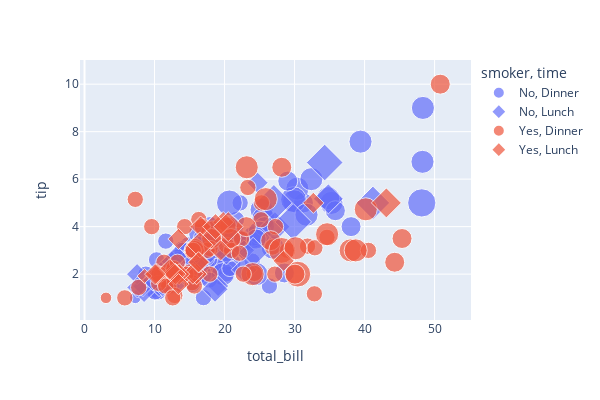

Source (notebook cell):
### Code cell
# plotly scatterplot의 color, size, symbol 인자 동시 사용
df = sns.load_dataset('tips')

fig = px.scatter(
    data_frame=df, x='total_bill', y='tip',
    color='smoker', size='size', symbol='time',
    width=600, height=400,
)
fig.show()

### Figure 1 — Plotly figure (JSON) as saved in the notebook; plotly's stock layout.template omitted (floating-point values rounded to 4 significant figures)
{"data": [{"hovertemplate": "smoker=No<br>time=Dinner<br>total_bill=%{x}<br>tip=%{y}<br>size=%{marker.size}<extra></extra>", "legendgroup": "No, Dinner", "marker": {"color": "#636efa", "size": [2, 3, 3, 2, 4, 4, 2, 4, 2, 2, 2, 4, 2, 4, 2, 2, 3, 3, 3, 3, 2, 2, 2, 4, 2, 4, 2, 2, 2, 2, 2, 4, 2, 4, 2, 3, 3, 3, 3, 3, 3, 2, 2, 2, 4, 2, 2, 4, 3, 2, 2, 2, 4, 2, 4, 2, 2, 4, 3, 3, 2, 2, 2, 3, 2, 2, 2, 2, 2, 2, 2, 2, 1, 3, 2, 3, 2, 4, 2, 2, 3, 4, 4, 5, 6, 4, 2, 4, 4, 2, 3, 2, 3, 2, 4, 5, 4, 4, 2, 2, 2, 2, 3, 3, 2, 2], "sizemode": "area", "sizeref": 0.015, "symbol": "circle"}, "mode": "markers", "name": "No, Dinner", "orientation": "v", "showlegend": true, "type": "scatter", "x": [16.99, 10.34, 21.01, 23.68, 24.59, 25.29, 8.77, 26.88, 15.04, 14.78, 10.27, 35.26, 15.42, 18.43, 14.83, 21.58, 10.33, 16.29, 16.97, 20.65, 17.92, 20.29, 15.77, 39.42, 19.82, 17.81, 13.37, 12.69, 21.7, 19.65, 9.55, 18.35, 15.06, 20.69, 17.78, 24.06, 16.31, 16.93, 18.69, 31.27, 16.04, 17.46, 13.94, 9.68, 30.4, 18.29, 22.23, 32.4, 28.55, 18.04, 12.54, 10.29, 34.81, 9.94, 25.56, 19.49, 26.41, 48.27, 17.59, 20.08, 16.45, 20.23, 12.02, 17.07, 14.73, 10.51, 22.49, 22.75, 12.46, 20.92, 18.24, 14, 7.25, 38.07, 23.95, 25.71, 17.31, 29.93, 14.07, 13.13, 17.26, 24.55, 19.77, 29.85, 48.17, 25, 13.39, 16.49, 21.5, 12.66, 16.21, 13.81, 24.52, 20.76, 31.71, 20.69, 48.33, 20.45, 13.28, 11.61, 10.77, 10.07, 35.83, 29.03, 17.82, 18.78], "xaxis": "x", "y": [1.01, 1.66, 3.5, 3.31, 3.61, 4.71, 2, 3.12, 1.96, 3.23, 1.71, 5, 1.57, 3, 3.02, 3.92, 1.67, 3.71, 3.5, 3.35, 4.08, 2.75, 2.23, 7.58, 3.18, 2.34, 2, 2, 4.3, 3, 1.45, 2.5, 3, 2.45, 3.27, 3.6, 2, 3.07, 2.31, 5, 2.24, 2.54, 3.06, 1.32, 5.6, 3, 5, 6, 2.05, 3, 2.5, 2.6, 5.2, 1.56, 4.34, 3.51, 1.5, 6.73, 2.64, 3.15, 2.47, 2.01, 1.97, 3, 2.2, 1.25, 3.5, 3.25, 1.5, 4.08, 3.76, 3, 1, 4, 2.55, 4, 3.5, 5.07, 2.5, 2, 2.74, 2, 2, 5.14, 5, 3.75, 2.61, 2, 3.5, 2.5, 2, 2, 3.48, 2.24, 4.5, 5, 9, 3, 2.72, 3.39, 1.47, 1.25, 4.67, 5.92, 1.75, 3], "yaxis": "y"}, {"hovertemplate": "smoker=No<br>time=Lunch<br>total_bill=%{x}<br>tip=%{y}<br>size=%{marker.size}<extra></extra>", "legendgroup": "No, Lunch", "marker": {"color": "#636efa", "size": [4, 2, 2, 2, 1, 2, 4, 2, 2, 2, 2, 2, 2, 4, 2, 2, 2, 2, 2, 6, 2, 2, 2, 3, 2, 2, 2, 2, 2, 2, 2, 2, 2, 2, 6, 5, 6, 2, 2, 3, 2, 2, 2, 2, 3], "sizemode": "area", "sizeref": 0.015, "symbol": "diamond"}, "mode": "markers", "name": "No, Lunch", "orientation": "v", "showlegend": true, "type": "scatter", "x": [27.2, 22.76, 17.29, 16.66, 10.07, 15.98, 34.83, 13.03, 18.28, 24.71, 21.16, 10.65, 12.43, 24.08, 11.69, 13.42, 14.26, 15.95, 12.48, 29.8, 8.52, 14.52, 11.38, 22.82, 19.08, 20.27, 11.17, 12.26, 18.26, 8.51, 10.33, 14.15, 13.16, 17.47, 34.3, 41.19, 27.05, 16.43, 8.35, 18.64, 11.87, 9.78, 7.51, 7.56, 15.98], "xaxis": "x", "y": [4, 3, 2.71, 3.4, 1.83, 2.03, 5.17, 2, 4, 5.85, 3, 1.5, 1.8, 2.92, 2.31, 1.68, 2.5, 2, 2.52, 4.2, 1.48, 2, 2, 2.18, 1.5, 2.83, 1.5, 2, 3.25, 1.25, 2, 2, 2.75, 3.5, 6.7, 5, 5, 2.3, 1.5, 1.36, 1.63, 1.73, 2, 1.44, 3], "yaxis": "y"}, {"hovertemplate": "smoker=Yes<br>time=Dinner<br>total_bill=%{x}<br>tip=%{y}<br>size=%{marker.size}<extra></extra>", "legendgroup": "Yes, Dinner", "marker": {"color": "#EF553B", "size": [4, 2, 2, 2, 2, 4, 1, 2, 2, 2, 2, 2, 2, 2, 4, 2, 2, 2, 2, 2, 3, 2, 2, 2, 2, 2, 2, 2, 2, 3, 2, 2, 2, 2, 2, 2, 2, 2, 2, 4, 2, 3, 4, 2, 3, 5, 3, 3, 2, 3, 4, 2, 2, 3, 4, 2, 3, 2, 5, 2, 2, 4, 2, 4, 3, 2, 2, 2, 2, 2], "sizemode": "area", "sizeref": 0.015, "symbol": "circle"}, "mode": "markers", "name": "Yes, Dinner", "orientation": "v", "showlegend": true, "type": "scatter", "x": [38.01, 11.24, 20.29, 13.81, 11.02, 18.29, 3.07, 15.01, 26.86, 25.28, 17.92, 28.97, 5.75, 16.32, 40.17, 27.28, 12.03, 21.01, 11.35, 15.38, 44.3, 22.42, 15.36, 20.49, 25.21, 14.31, 17.51, 10.59, 10.63, 50.81, 15.81, 7.25, 31.85, 16.82, 32.9, 17.89, 14.48, 9.6, 34.63, 34.65, 23.33, 45.35, 23.17, 40.55, 20.9, 30.46, 18.15, 23.1, 15.69, 26.59, 38.73, 24.27, 12.76, 30.06, 25.89, 13.27, 28.17, 12.9, 28.15, 11.59, 7.74, 30.14, 22.12, 24.01, 15.69, 15.53, 12.6, 32.83, 27.18, 22.67], "xaxis": "x", "y": [3, 1.76, 3.21, 2, 1.98, 3.76, 1, 2.09, 3.14, 5, 3.08, 3, 1, 4.3, 4.73, 4, 1.5, 3, 2.5, 3, 2.5, 3.48, 1.64, 4.06, 4.29, 4, 3, 1.61, 2, 10, 3.16, 5.15, 3.18, 4, 3.11, 2, 2, 4, 3.55, 3.68, 5.65, 3.5, 6.5, 3, 3.5, 2, 3.5, 4, 1.5, 3.41, 3, 2.03, 2.23, 2, 5.16, 2.5, 6.5, 1.1, 3, 1.5, 1.44, 3.09, 2.88, 2, 3, 3, 1, 1.17, 2, 2], "yaxis": "y"}, {"hovertemplate": "smoker=Yes<br>time=Lunch<br>total_bill=%{x}<br>tip=%{y}<br>size=%{marker.size}<extra></extra>", "legendgroup": "Yes, Lunch", "marker": {"color": "#EF553B", "size": [2, 2, 2, 2, 2, 2, 2, 2, 4, 2, 2, 3, 2, 2, 2, 4, 3, 2, 2, 1, 2, 2, 2], "sizemode": "area", "sizeref": 0.015, "symbol": "diamond"}, "mode": "markers", "name": "Yes, Lunch", "orientation": "v", "showlegend": true, "type": "scatter", "x": [19.44, 32.68, 16, 19.81, 28.44, 15.48, 16.58, 10.34, 43.11, 13, 13.51, 18.71, 12.74, 13, 16.4, 20.53, 16.47, 12.16, 13.42, 8.58, 13.42, 16.27, 10.09], "xaxis": "x", "y": [3, 5, 2, 4.19, 2.56, 2.02, 4, 2, 5, 2, 2, 4, 2.01, 2, 2.5, 4, 3.23, 2.2, 3.48, 1.92, 1.58, 2.5, 2], "yaxis": "y"}], "layout": {"height": 400, "legend": {"itemsizing": "constant", "title": {"text": "smoker, time"}, "tracegroupgap": 0}, "margin": {"t": 60}, "width": 600, "xaxis": {"anchor": "y", "autorange": true, "domain": [0, 1], "range": [-0.6615, 55.23], "title": {"text": "total_bill"}, "type": "linear"}, "yaxis": {"anchor": "x", "autorange": true, "domain": [0, 1], "range": [0.06801, 11.02], "title": {"text": "tip"}, "type": "linear"}}}
